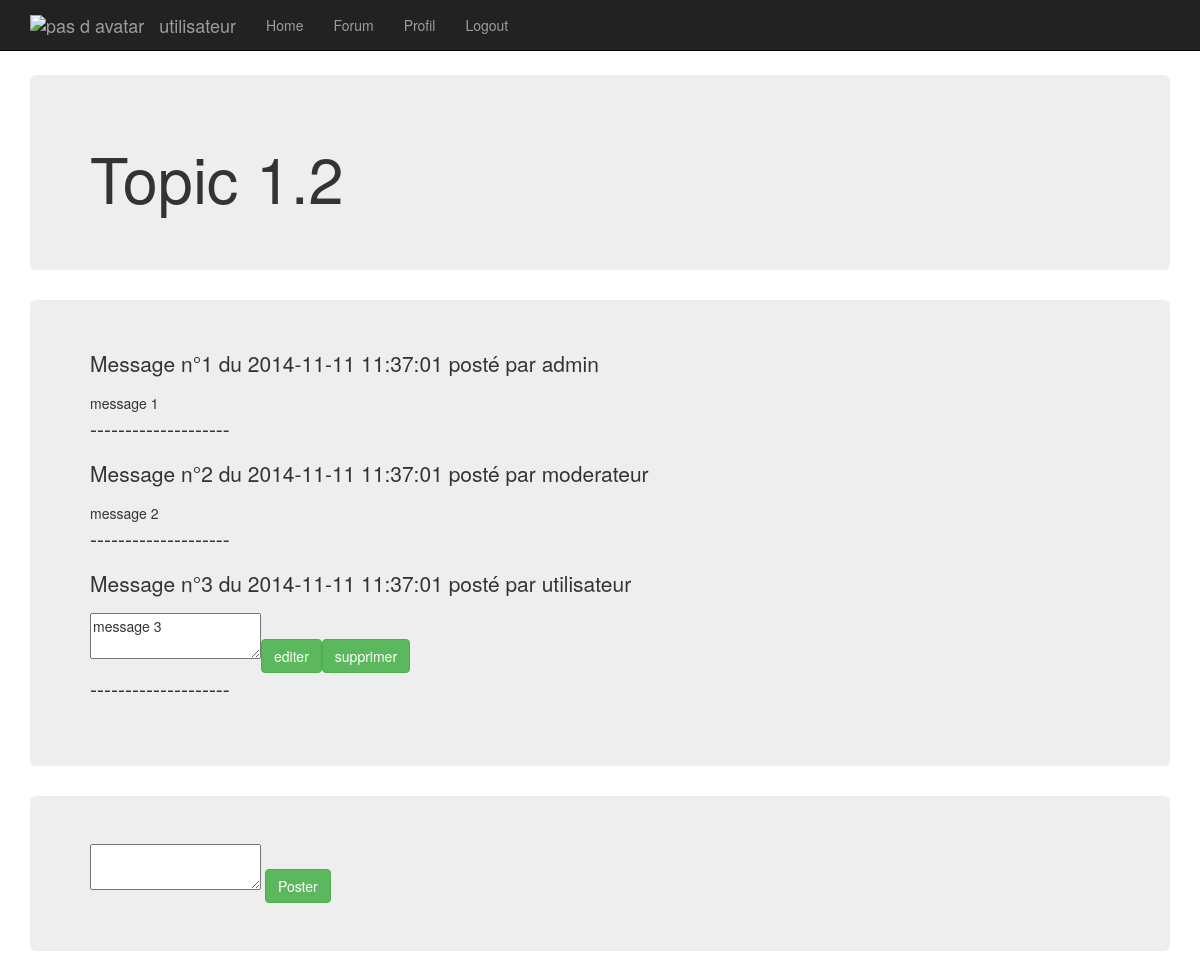
/messages.php?id_topic=2&nom_topic=Topic 1.2 (signed in), run on the app's committed database.
### tables this page shows
CREATE TABLE IF NOT EXISTS `messages` (
  `MesId` int(11) NOT NULL AUTO_INCREMENT,
  `MesText` varchar(500) NOT NULL,
  `MesDate` datetime NOT NULL,
  `UserId` int(11) NOT NULL,
  `TopicId` int(11) NOT NULL,
  PRIMARY KEY (`MesId`),
  KEY `UserId` (`UserId`),
  KEY `TopicId` (`TopicId`)
);

CREATE TABLE IF NOT EXISTS `user` (
  `UserId` int(11) NOT NULL AUTO_INCREMENT,
  `UserLogin` varchar(50) NOT NULL,
  `UserPassword` varchar(50) NOT NULL,
  `UserRole` int(11) NOT NULL,
  `UserAvatar` varchar(200) NOT NULL,
  PRIMARY KEY (`UserId`),
  UNIQUE KEY `UserLogin` (`UserLogin`)
);

### messages.php (the view, shortened to what this page needs)
<?php include("includes/header.php"); ?>
<div class="container theme-showcase" role="main">
<?php
	$TopicId = $_GET['id_topic'];
	$TopicLibelle = $_GET['nom_topic'];
?>
<?php
	echo '<div class = "jumbotron">';
	echo '<h1>'.$TopicLibelle.'</h1>';
	echo '</div>';
	$requete2 = $bdd->prepare('SELECT MesId, MesText, MesDate, u.UserLogin FROM messages m inner join user u on m.UserId = u.UserId where topicid = :topicid');
	$requete2->bindValue(':topicid',$TopicId, PDO::PARAM_INT);
	$requete2->execute();
	$tmpcount = $requete2->rowCount();
	if($tmpcount > 0)
	{
		echo '<div class = "jumbotron">';
		for ($k = 0; $k < $tmpcount ; $k++)
		{
			extract($requete2->fetch());
			echo '<p>Message n°'.($k + 1).' du '.$MesDate.' posté par '.$UserLogin.'</p>';
			if ($UserLogin == $_SESSION['login'])
			{
				echo '<form method="post">';
				echo '<textarea id="elm1" name="editarea">'.$MesText.'</textarea>';
    			echo '<input type="submit" class="btn btn-success" value="editer" name="editer"/>';
    			echo '<input type="submit" class="btn btn-success" value="supprimer" name="supprimer"/>';
				echo '</form>';
			}
			elseif($_SESSION['droit'] == 2 || $_SESSION['droit'] == 3)
			{
				echo '<form method="post">';
				echo $MesText.'</br>';
				echo '<input type="hidden" name="MesId" value="'.htmlspecialchars($MesId).'" />';
    			echo '<input type="submit" class="btn btn-success" value="supprimer" name="supprimer"/>';
				echo '</form>';
			}
			else
			{
				echo $MesText;
			}
			echo '<p>--------------------</p>';
		}
		echo '</div>';
	}
?>
<div class = 'jumbotron'>
<form method="post">
    <textarea id="elm1" name="area"></textarea>
    <input type="submit" class="btn btn-success" value="Poster" name="submit"/>
</form>
</div>
<?php include("includes/footer.php"); ?>

### data on the page
messages: MesDate "2014-11-11 11:37:01", UserId.UserLogin "admin", MesText "message 1"
messages: MesDate "2014-11-11 11:37:01", UserId.UserLogin "moderateur", MesText "message 2"
messages: MesDate "2014-11-11 11:37:01", UserId.UserLogin "utilisateur", editarea "message 3"

### other printed values
$_SESSION['login'] "utilisateur"
$TopicLibelle "Topic 1.2"
